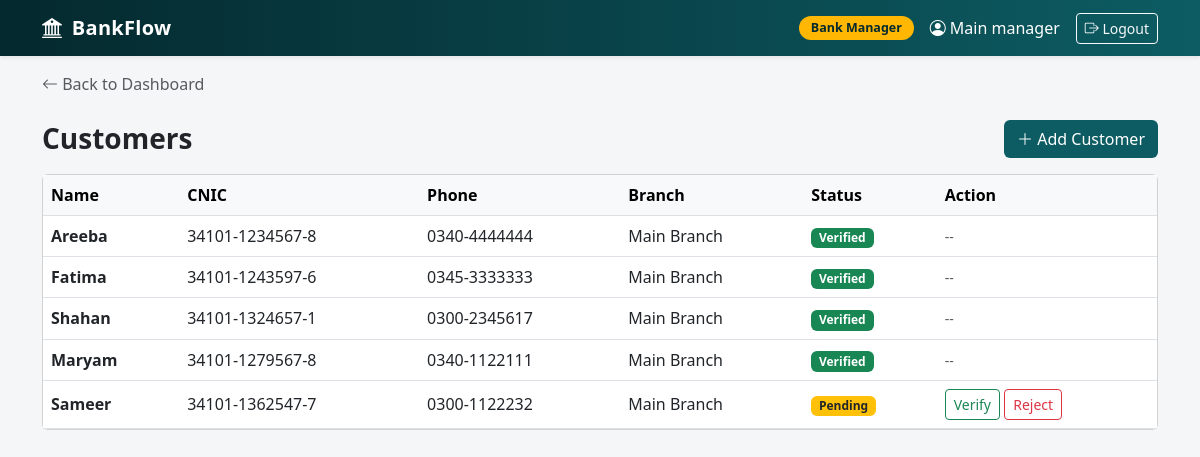
The page /customers/ (signed in) on the database its author committed.
### tables this page shows
CREATE TABLE users (
    user_id INTEGER PRIMARY KEY,
    username TEXT UNIQUE NOT NULL,
    password_hash TEXT NOT NULL,
    user_role TEXT NOT NULL CHECK (user_role IN ('SUPER_ADMIN','MANAGER','CUSTOMER')),
    is_active INTEGER NOT NULL DEFAULT 1 CHECK (is_active IN (0,1)),
    created_at TEXT NOT NULL DEFAULT (datetime('now')),
    branch_id INTEGER,
    customer_id INTEGER,
    FOREIGN KEY (branch_id) REFERENCES branches(branch_id),
    FOREIGN KEY (customer_id) REFERENCES customers(customer_id)
);

CREATE TABLE customers(
    customer_id INTEGER PRIMARY KEY,
    branch_id INTEGER NOT NULL,
    full_name TEXT NOT NULL,
    cnic TEXT UNIQUE NOT NULL,
    phone TEXT,
    email TEXT,
    cust_address TEXT,
    reg_status TEXT NOT NULL DEFAULT 'PENDING' CHECK(reg_status IN('PENDING','VERIFIED','REJECTED')),
    created_at TEXT NOT NULL DEFAULT (datetime('now')),
    FOREIGN KEY (branch_id) REFERENCES branches(branch_id)
);

CREATE TABLE branches(
    branch_id INTEGER PRIMARY KEY,
    branch_code TEXT UNIQUE NOT NULL,
    branch_name TEXT NOT NULL,
    city TEXT,
    created_at TEXT NOT NULL DEFAULT (datetime('now'))
);

### routes/customers.py (the view)
@bp.route("/")
@login_required
@role_required("SUPER_ADMIN","MANAGER")
def list_customers():
    if current_user.role =="MANAGER":
        rows = query("""SELECT c.* , b.branch_name FROM customers c
                     JOIN branches b ON b.branch_id =c.branch_id
                     WHERE c.branch_id=?
                     ORDER BY c.created_at DESC""",
                     (current_user.branch_id,))
    else:
        rows = query("""SELECT c.* ,b.branch_name FROM customers c
                     JOIN branches b ON b.branch_id =c.branch_id
                     ORDER BY c.created_at DESC""")
    return render_template("customers/list.html",customers=rows)

### auth.py (called while the page is built)
@login_manager.user_loader
def load_user(user_id):
    row=query("SELECT * FROM users WHERE user_id=?",(user_id,),one=True)
    return User(row) if row else None

def role_required(*roles):
    def decorater(f):
        @wraps(f)
        def wrapper (*args,**kwargs):
            if current_user.role not in roles:
                abort(403)
            return f(*args,**kwargs)
        return wrapper
    return decorater

### db.py (called while the page is built)
def get_db():
    if 'db' not in g:
        g.db=sqlite3.connect(config.DB_PATH)
        g.db.row_factory=sqlite3.Row
        g.db.execute("PRAGMA foreign_keys=ON")
    return g.db

def query(sql,params=(),one=False):
    rows=get_db().execute(sql,params).fetchall()
    if one:
        return rows[0]  if rows else None
    return rows

### templates/customers/list.html (shortened to what this page needs)
{% extends "base.html" %}
{% block back_link %}
<a href="{{ url_for('dashboard') }}" class="text-decoration-none text-muted">
    <i class="bi bi-arrow-left"></i> Back to Dashboard
</a>
{% endblock %}
{% block content %}
<div class="d-flex justify-content-between align-items-center mb-3">
    <h3 class="fw-bold mb-0">Customers</h3>
    <a href="{{ url_for('customers.add_customer') }}" class="btn text-white" style="background: var(--brand);">
        <i class="bi bi-plus-lg"></i> Add Customer
    </a>
</div>
<div class="card">
    <div class="table-responsive">
        <table class="table table-hover align-middle mb-0">
            <thead class="table-light">
                <tr>
                    <th>Name</th>
                    <th>CNIC</th>
                    <th>Phone</th>
                    <th>Branch</th>
                    <th>Status</th>
                    <th>Action</th>
                </tr>
            </thead>
            <tbody>
                {% for c in customers %}
                <tr>
                    <td class="fw-semibold">{{ c.full_name }}</td>
                    <td>{{ c.cnic }}</td>
                    <td>{{ c.phone }}</td>
                    <td>{{ c.branch_name }}</td>
                    <td>
                        {% if c.reg_status == 'VERIFIED' %}
                        <span class="badge bg-success">Verified</span>
                        {% elif c.reg_status == 'REJECTED' %}
                        <span class="badge bg-danger">Rejected</span>
                        {% else %}
                        <span class="badge bg-warning text-dark">Pending</span>
                        {% endif %}
                    </td>
                    <td>
                        {% if c.reg_status == 'PENDING' %}
                        <form method="post" action="{{ url_for('customers.verify_customer', cid=c.customer_id) }}"
                            class="d-inline">
                            <button class="btn btn-sm btn-outline-success">Verify</button>
                        </form>
                        <form method="post" action="{{ url_for('customers.verify_customer', cid=c.customer_id) }}"
                            class="d-inline">
                            <button class="btn btn-sm btn-outline-danger">Reject</button>
                        </form>
                        {% else %}
                        <span class="text-muted small">--</span>
                        {% endif %}
                    </td>
                </tr>
                {% else %}
                <tr>
                    <td colspan="6" class="text-center text-muted py-4">No customers yet</td>
                </tr>
                {% endfor %}
            </tbody>
        </table>
    </div>
</div>
{% endblock %}

### templates/base.html (shortened to what this page needs)
<!DOCTYPE html>
<html lang="en">
<head>
    <link href="https://cdn.jsdelivr.net/npm/bootstrap@5.3.0/dist/css/bootstrap.min.css" rel="stylesheet">
    <link href="https://cdn.jsdelivr.net/npm/bootstrap-icons@1.11.0/font/bootstrap-icons.css" rel="stylesheet">
</head>
<body>
    {% if current_user.is_authenticated %}
    <nav class="navbar navbar-expand navbar-dark bg-brand shadow-sm">
        <div class="container">
            <a class="navbar-brand" href="{{ url_for('dashboard') }}">
                <i class="bi bi-bank2 me-1"></i> BankFlow
            </a>
            <div class="navbar-nav ms-auto align-items-center">
                <span class="role-badge me-3">
                    {% if current_user.role == 'SUPER_ADMIN' %}Super Admin
                    {% elif current_user.role == 'MANAGER' %}Bank Manager
                    {% else %}Customer{% endif %}
                </span>
                <span class="navbar-text text-white me-3">
                    <i class="bi bi-person-circle me-1"></i>{{ current_user.username }}
                </span>
                <a class="btn btn-sm btn-outline-light" href="{{ url_for('auth.logout') }}">
                    <i class="bi bi-box-arrow-right"></i> Logout
                </a>
            </div>
        </div>
    </nav>
    {% endif %}
    <div class="container mt-3">
        {% block back_link %}{% endblock %}
    </div>
    <div class="container mt-4">
        {% block content %}{% endblock %}
    </div>
</body>
</html>

### templates/base.html (style rules this page uses)
:root { --brand: #0d5c63; --brand-dark: #04292e; --accent: #ffb703; }
body { background: #f4f6f8; font-family: 'Segoe UI', system-ui, sans-serif; }
.navbar-brand { font-weight: 700; letter-spacing: .3px; }
.bg-brand { background: linear-gradient(90deg, var(--brand-dark), var(--brand)); }
.role-badge { background: var(--accent); color: var(--brand-dark); font-weight: 600; padding: 3px 12px; border-radius: 20px; font-size: .78rem; }

### rows shown on the page
users: username "Main manager"
customers: full_name "Areeba", cnic "34101-1234567-8", phone "0340-4444444", branch_name "Main Branch", reg_status "Verified"
customers: full_name "Fatima", cnic "34101-1243597-6", phone "0345-3333333", branch_name "Main Branch", reg_status "Verified"
customers: full_name "Shahan", cnic "34101-1324657-1", phone "0300-2345617", branch_name "Main Branch", reg_status "Verified"
customers: full_name "Maryam", cnic "34101-1279567-8", phone "0340-1122111", branch_name "Main Branch", reg_status "Verified"
customers: full_name "Sameer", cnic "34101-1362547-7", phone "0300-1122232", branch_name "Main Branch", reg_status "Pending"
